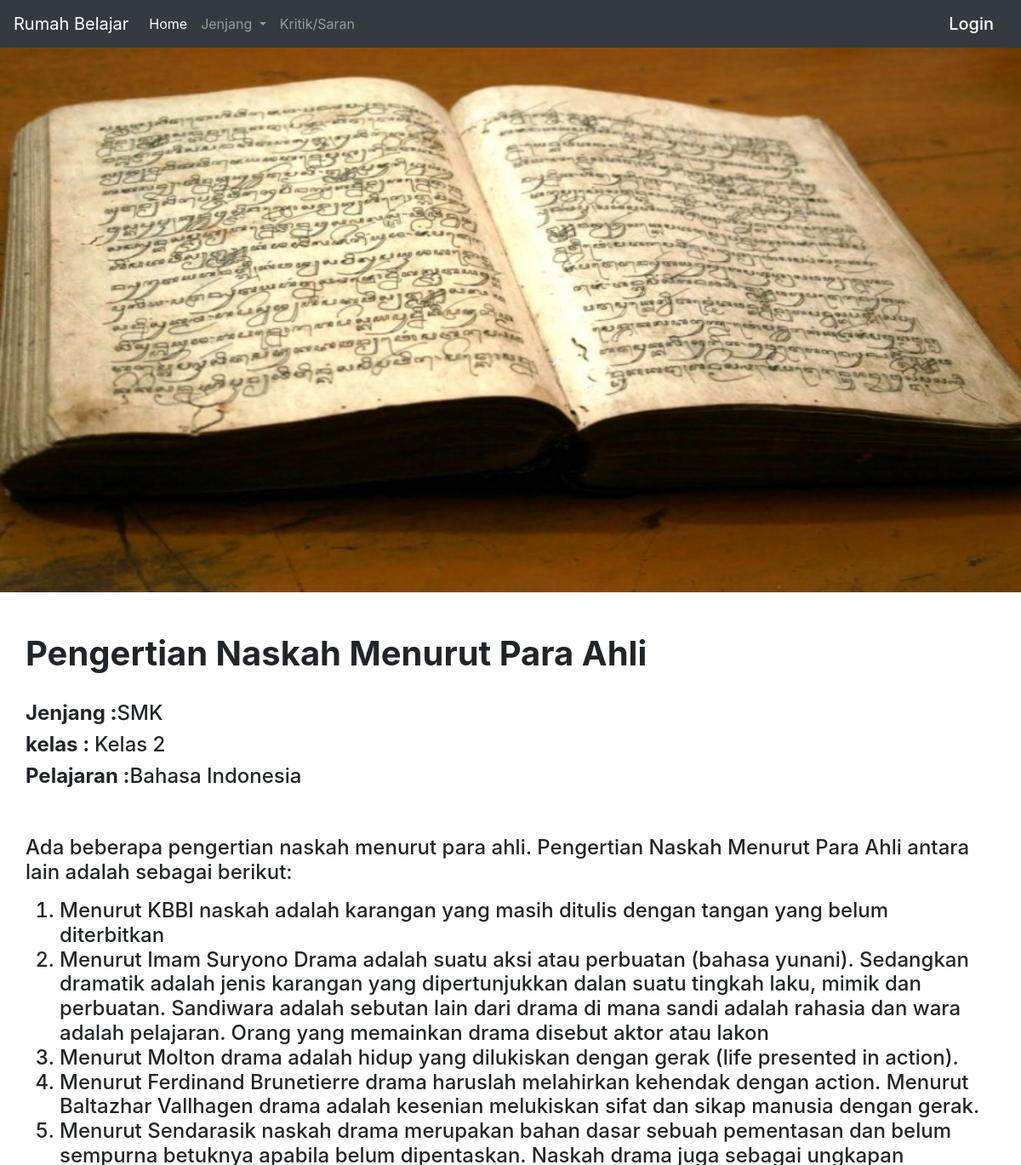
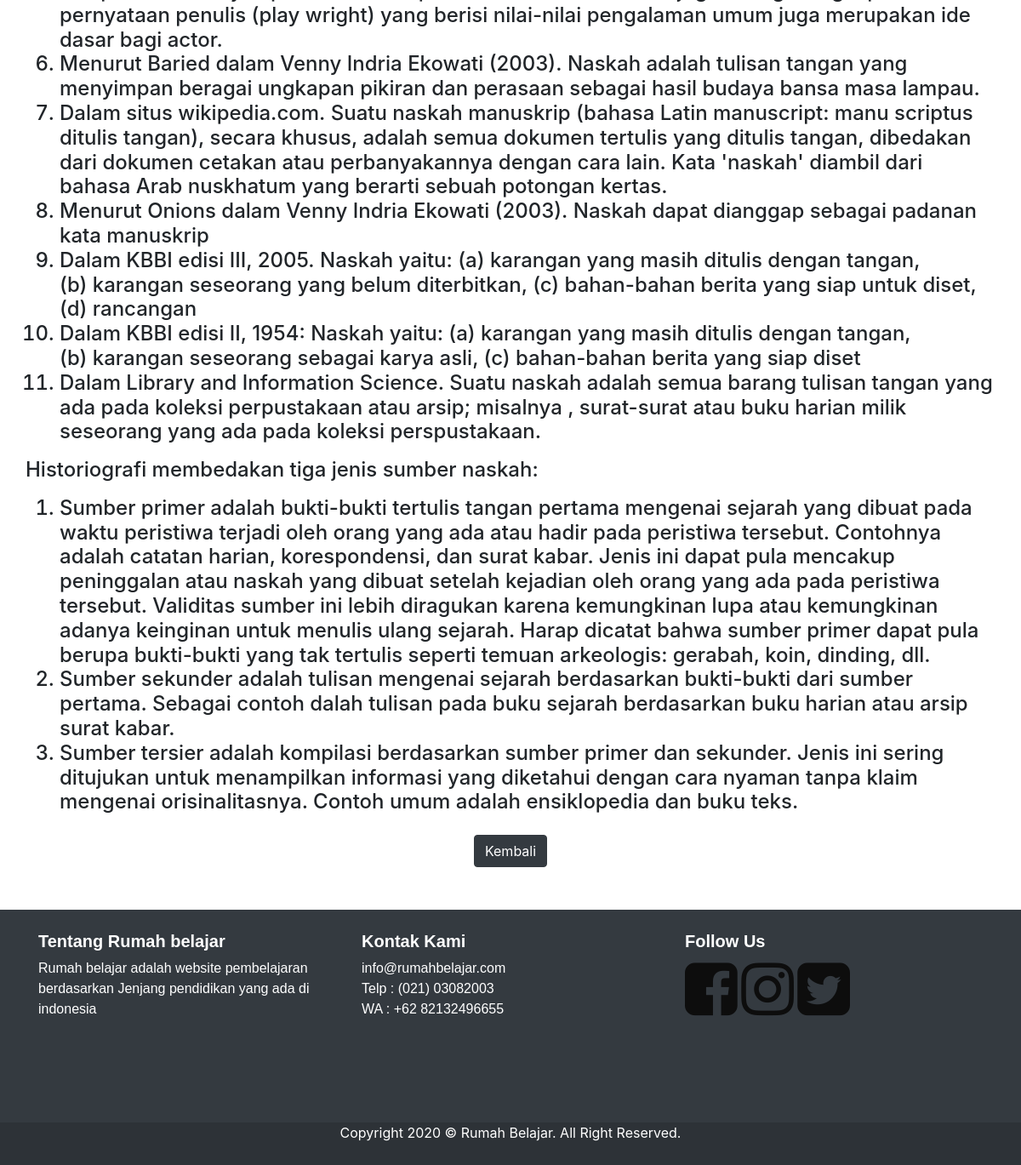
Screenshot of /detail.php?id=2 with the database file from the repository (2 pictures, top to bottom).
### tables this page shows
CREATE TABLE `tambah` (
  `id` int(11) NOT NULL,
  `judul` varchar(50) NOT NULL,
  `deskripsi` mediumtext NOT NULL,
  `jenjang` varchar(10) NOT NULL,
  `kelas` varchar(30) NOT NULL,
  `pelajaran` varchar(100) NOT NULL,
  `fileToUpload` varchar(100) NOT NULL,
  `tanggal` varchar(100) NOT NULL
);

### detail.php (the view, shortened to what this page needs)
<html lang="en">
  <head>
    <link rel="stylesheet" href="bootstrap/css/bootstrap.min.css">
     <link rel="stylesheet" href="https://cdnjs.cloudflare.com/ajax/libs/font-awesome/4.7.0/css/font-awesome.min.css">
  </head>
  <body>
<section class="atas" id="atas">
<nav class="navbar navbar-expand-lg navbar-dark bg-dark">
  <a class="navbar-brand" href="index.php">Rumah Belajar</a>
  <div class="collapse navbar-collapse" id="navbarSupportedContent">
    <ul class="navbar-nav mr-auto">
      <li class="nav-item active">
        <a class="nav-link" href="index.php">Home <span class="sr-only">(current)</span></a>
      </li>
      <li class="nav-item dropdown">
        <a class="nav-link dropdown-toggle" href="#" id="navbarDropdown" role="button" data-toggle="dropdown" aria-haspopup="true" aria-expanded="false">
          Jenjang
        </a>
      </li>
      <li class="nav-item ">
        <a class="nav-link" href="contact.php">Kritik/Saran</a>
      </li>
    </ul>
    <?php
                          if (isset($_SESSION['username'])) {
                            echo '<a href="Login/logout.php" class="navbar-brand mb-0 h1 inline">Logout</a>';
                          }else{
                            echo '<a href="Login/index.php" class="navbar-brand mb-0 h1 inline">Login</a>';
                          }
                           ?>
  </div>
</nav>
</section>
<form action="index.php">
<?php
            include("koneksi.php");
            $query = mysqli_query($koneksi, "SELECT * FROM tambah WHERE id='$_GET[id]'");
            $data  = mysqli_fetch_array($query);
          ?>
            <img src="admin/gambar/<?php echo $data['fileToUpload']; ?>" width="100%" height="80%">
          <div class="container">
              <div class="row">
                <h1><br><b><?php echo $data['judul']; ?></b></h1>
              </div>
              <br>
              <div class="row"><h4><b> Jenjang :</b><?php echo $data['jenjang']; ?></h4> </div>
               <div class="row"><h4><b> kelas : </b><?php echo $data['kelas']; ?></h4> </div>
               <div class="row"><h4><b> Pelajaran :</b><?php echo $data['pelajaran']; ?></h4> </div>
               <br><br>
              <div class="row">
                  <h4><?php echo $data['deskripsi']; ?></h4>
               </div>
               <center><button type="submit" class="btn btn-dark">Kembali</button></center>
          </div>
</form>
<section id="paling bawah" class="paling bawah">
  <div class="kotak">
    <div class="container">
        <div class="row">
            <div class="col">
                <h5><b>Tentang Rumah belajar</b></h5>
                <p>Rumah belajar adalah website pembelajaran berdasarkan Jenjang pendidikan yang ada di  indonesia</p>
            </div>
            <div class="col">
                <h5><b>Kontak Kami</b></h5>
                <p>info@rumahbelajar.com<br> Telp : (021) 03082003 <br> WA : +62 82132496655</p>
            </div>
            <div class="col">
                <h5><b>Follow Us</b></h5>
                <a href=""><i class="fa fa-facebook-square" style="font-size:72px;color: #0d0d0d"></i></a>
                <a href=""><i class="fa fa-instagram" style="font-size:72px;color: #0d0d0d"></i></a>
                <a href=""><i class="fa fa-twitter-square" style="font-size:72px;color: #0d0d0d"></i></a>
            </div>
        </div>
      </div>
    </div>
    <footer>
      <center><p>Copyright 2020 &copy; Rumah Belajar. All Right Reserved.</p></center>
    </footer>
</section>
  </body>
</html>

### detail.php (style rules this page uses)
.kotak .container { margin-top: 50px; font-family: arial; }
.kotak { width: 100%; height: 250px; background-color: #343a40 ; color: white; }
.col { margin-top: 25px; }
footer { background-color: #2d3237; color: white; height: 50px; }

### rows the page displays
tambah: fileToUpload (picture), judul "Pengertian Naskah Menurut Para Ahli", jenjang "SMK", kelas "Kelas 2", pelajaran "Bahasa Indonesia", deskripsi "Ada beberapa pengertian naskah menurut para ahli. Pengertian Naskah Menurut Para Ahli antara lain adalah sebagai berikut: Menurut KBBI naskah adalah karangan yang masih ditulis dengan tangan yang belum diterbitkan Menurut Imam Suryono Drama adalah suatu aksi atau perbuatan (bahasa yunani). Sedangkan dramatik adalah jenis karangan yang dipertunjukkan dalan suatu tingkah laku, mimik dan perbuatan. Sandiwara adalah sebutan lain dari drama di mana sandi adalah rahasia dan wara adalah pelajaran. Orang yang memainkan drama disebut aktor atau lakon Menurut Molton drama adalah hidup yang dilukiskan dengan gerak (life presented in action). Menurut Ferdinand Brunetierre drama haruslah melahirkan…"
